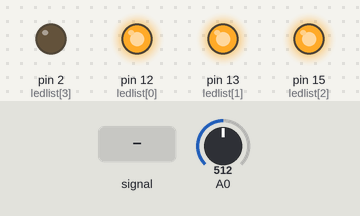
Recording of a sketch running on a simulated Arduino Uno, built with avr-gcc and run on an emulated ATmega328P. Shown: output pins drawn as LEDs (lit = HIGH). The inputs (shaded band) are chosen by the test bench; at power-on: A0 = 512. What the sketch prints to the serial monitor is not drawn.

Above: at 1.2 s.
1.3 s: A0 fed a 200 Hz sine of ±255 counts around its level
At 2.2 s:
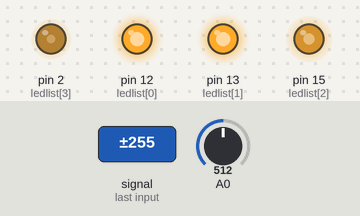
2.8 s: A0 set to 0
At 3.8 s:
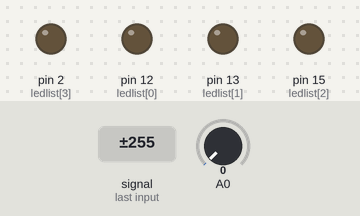
4.3 s: A0 set to 9
5.8 s: A0 set to 12
At 7.0 s:
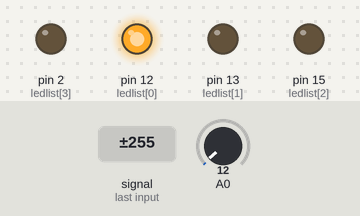
7.3 s: A0 set to 202
8.8 s: A0 set to 232
At 9.4 s:
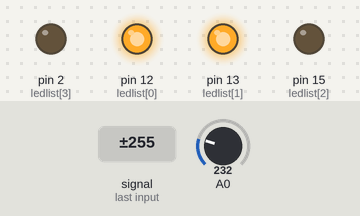
Timing chart, 0 to 11.3 s (numbered marks = the images above; inputs shaded):
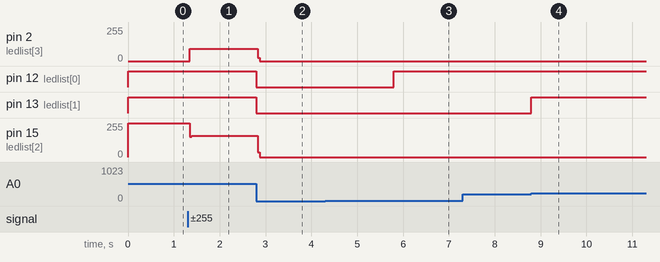

The sketch:

example2-analogRead.ino
```cpp
int sensorValue = 0;
int ledlist[5] = {12,13,15,2,0};
void setup() {
  for(int i = 0;i<5;i=i+1){
    pinMode(ledlist[i], OUTPUT);
  }
  Serial.begin(115200);
}

void loop() {
  // read the value from the sensor:
  sensorValue = analogRead(A0);
  // turn the ledPin on
  Serial.println(sensorValue);
  for(int i = 0;i<5;i=i+1){
    if(sensorValue<=((204*i)+10)){
      digitalWrite(ledlist[i],LOW);
    }else{
      digitalWrite(ledlist[i],HIGH);
    }
  }
}
```

Measured:
- the behaviour switches between 10 and 11 on A0 (found by bisection; images 2 and 3)
- the behaviour switches between 214 and 215 on A0 (found by bisection; images 3 and 4)
- after the input at 1.3 s, pin 2 (ledlist[3]): 0/255 → 92/255 after 0.05 s; pin 15 (ledlist[2]): 255/255 → 160/255 after 0.05 s
- after the input at 2.8 s, pin 2 (ledlist[3]): 92/255 → 0/255 at once; pin 12 (ledlist[0]), pin 13 (ledlist[1]): HIGH → LOW at once; pin 15 (ledlist[2]): 160/255 → 0/255 at once
- after the input at 5.8 s, pin 12 (ledlist[0]): LOW → HIGH at once
- after the input at 8.8 s, pin 13 (ledlist[1]): LOW → HIGH at once
